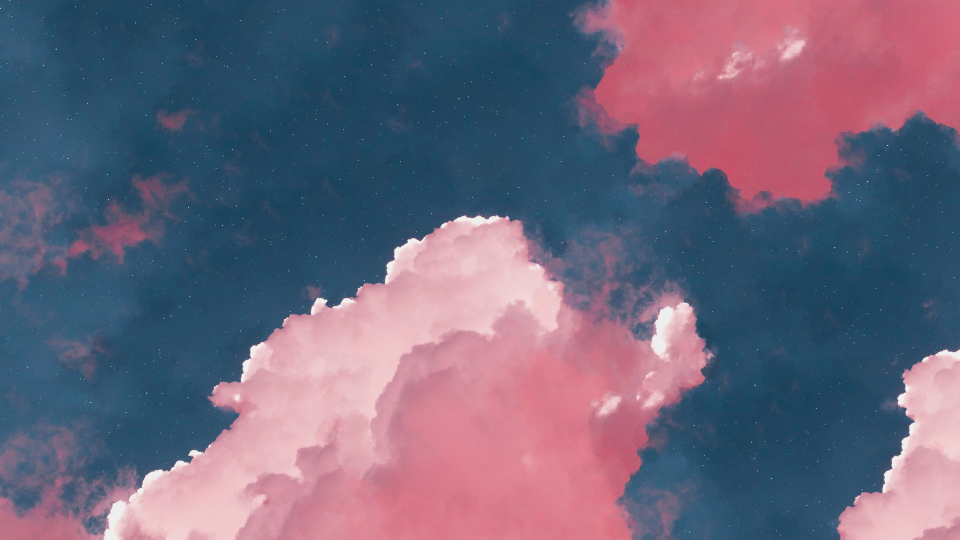
#> input picture secao_4/aula038/wallhaven.png, 1920 x 1080 px (shown at 1/2 size)
$ python main.py
#> lines starting #> are read from the running program, lines starting #| are printed output that depends on the picture
# Pillow: redimensionando imagens com Python
# Essa biblioteca é o Photoshop do Python 😂
from pathlib import Path
from PIL import Image

ROOT_FOLDER = Path(__file__).parent
ORIGINAL = ROOT_FOLDER / 'wallhaven.png'
NEW_IMAGE = ROOT_FOLDER / 'new_image.png'

pil_image = Image.open(ORIGINAL)
#> pil_image is the input picture: PIL image 1920x1080 RGBA; mean R, G, B, A 109.3, 101.6, 123.8, 255
width, height = pil_image.size
#> width = 1920; height = 1080

new_width = 653
new_height = round(height * new_width / width)
#> new_height = 367

new_image = pil_image.resize((new_width, new_height))
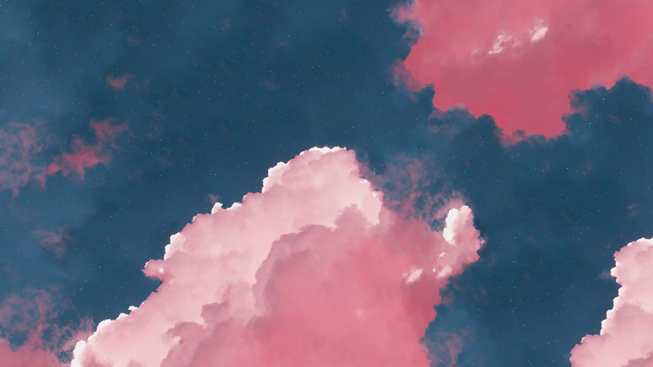
#> new_image: PIL image 653x367 RGBA; mean R, G, B, A 109.3, 101.6, 123.8, 255
new_image.save(

    NEW_IMAGE,
    optimize=True,
    quality=100

)
